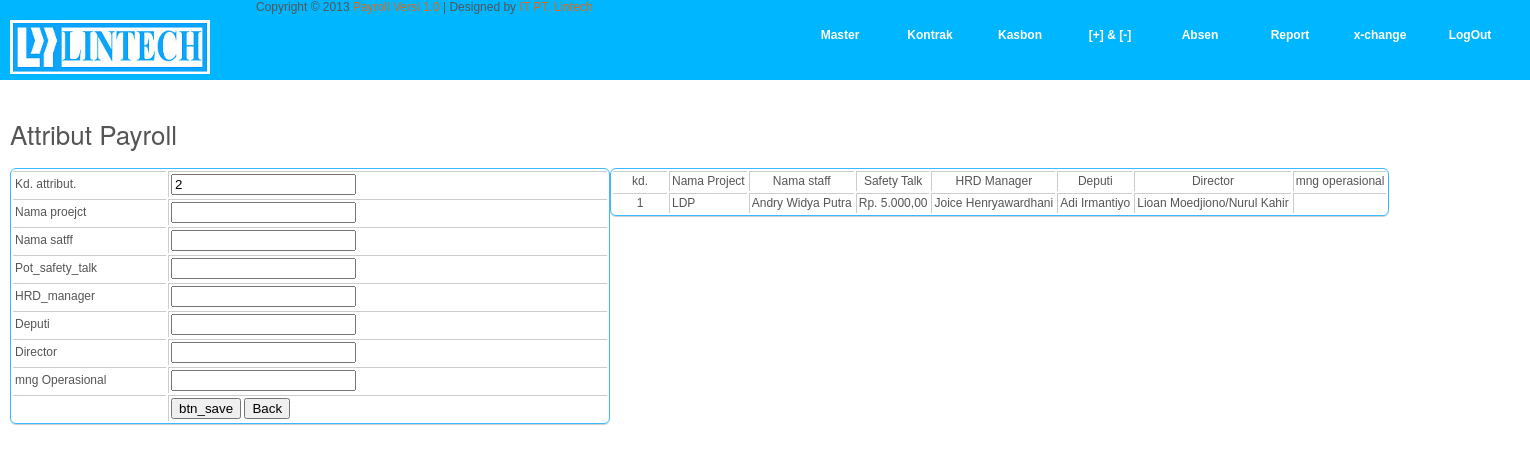
/insert_m_attribut.php, run on the app's committed database.
### tables this page shows
CREATE TABLE IF NOT EXISTS `attribut_payroll` (
  `kd_attribut` int(11) NOT NULL,
  `nama_project` varchar(50) NOT NULL,
  `nama_staff` varchar(50) NOT NULL,
  `safety_talk` decimal(10,2) NOT NULL,
  `hrd_manager` varchar(50) NOT NULL,
  `deputi` varchar(50) NOT NULL,
  `director` varchar(50) NOT NULL,
  PRIMARY KEY (`kd_attribut`)
);

### insert_m_attribut.php (the view, shortened to what this page needs)
<?php
require_once('connections/conn_mysqli_procedural.php');
$qry_attribut = "SELECT * FROM attribut_payroll ";
$rs_attribut = mysqli_query($link, $qry_attribut);
$SQLmax="SELECT MAX(kd_attribut) as NMAX FROM attribut_payroll";
$rsMax= mysqli_query($link, $SQLmax);
$row_rsMax= mysqli_fetch_assoc($rsMax);
$max=$row_rsMax[NMAX]+1;
?>
<!DOCTYPE html PUBLIC "-//W3C//DTD XHTML 1.0 Transitional//EN" "http://www.w3.org/TR/xhtml1/DTD/xhtml1-transitional.dtd">
<html xmlns="http://www.w3.org/1999/xhtml">
<head>
<link href="templatemo_style.css" rel="stylesheet" type="text/css" />
<link rel="stylesheet" type="text/css" href="css/ddsmoothmenu.css" />
<link rel="stylesheet" href="css/slimbox2.css" type="text/css" media="screen" />
</head>
<body>
<?php require_once('header.inc'); ?>
<div id="templatemo_main" class="wrapper">
	            <h2>Attribut Payroll</h2>
		<form name="form1" method="POST" action="saveinsert_m_attribut.php">
		  <table width="600" class="bordered" align="left">
			<tr>
			  <td width="111">Kd. attribut. </td>
			  <td width="325"><input name="kd_attribut"  id="" value="<?php if ($_REQUEST['edit']==1) echo $row_editattribut['kd_attribut']; else echo $max;?>"></td>
			</tr>
			<tr>
			  <td>Nama proejct </td>
			  <td><input name="nama_project" type="text" id="nama_project" value="<?php if ($_REQUEST['edit']==1) echo $row_editattribut['nama_project'];?>"></td>
			</tr>
			<tr>
			  <td>Nama satff </td>
			  <td><input name="nama_staff" type="text" id="nama_staff" value="<?php if ($_REQUEST['edit']==1) echo $row_editattribut['nama_staff'];?>"></td>
			</tr>
			<tr>
			  <td>Pot_safety_talk </td>
			  <td><input name="safety_talk" type="text" id="safety_talk" value="<?php if ($_REQUEST['edit']==1) echo $row_editattribut['safety_talk'];?>"></td>
			</tr>
			<tr>
			  <td>HRD_manager </td>
			  <td><input name="hrd_manager" type="text" id="hrd_manager" value="<?php if ($_REQUEST['edit']==1) echo $row_editattribut['hrd_manager'];?>"></td>
			</tr>
			<tr>
			  <td>Deputi </td>
			  <td><input name="deputi" type="text" id="deputi" value="<?php if ($_REQUEST['edit']==1) echo $row_editattribut['deputi'];?>"></td>
			</tr>
			<tr>
			  <td>Director</td>
			  <td><input name="director" type="text" id="director" value="<?php if ($_REQUEST['edit']==1) echo $row_editattribut['director'];?>"></td>
			</tr>
			<tr>
			  <td>mng Operasional</td>
			  <td><input name="mng_operasional" type="text" id="mng_operasional" value="<?php if ($_REQUEST['edit']==1) echo $row_editattribut['mng_operasional'];?>"></td>
			</tr>
			<tr>
			  <td>&nbsp;</td>
			  <td><input name ="<?php if ($_REQUEST['edit']==1) echo "btn_edit"; else echo "btn_save";?>" type="submit" id="<?php if ($_REQUEST['edit']==1) echo "btn_edit"; else echo "btn_save";?>" value="<?php if ($_REQUEST['edit']==1) echo "btn_edit"; else echo "btn_save";?>">
			  <input name = "btn_back" type="button" value= "Back"  id="btn_back" Onclick="location='m_attribut.php'">
			  </td>
			</tr>
		  </table>
		  <table class="bordered" width="" align = "left">
		  <tr align="center">
		  <td width=50 align=center>kd. </td>
		  <td align=center> Nama Project</td>
		  <td align=center> Nama staff</td>
		  <td align=center> Safety Talk</td>
		  <td align=center> HRD Manager</td>
		  <td align=center> Deputi</td>
		  <td align=center> Director</td>
		  <td align=center> mng operasional</td>
		  </tr>
		  <?php while ($row_rs_attribut = mysqli_fetch_assoc($rs_attribut)) { ?>
		  <tr>
		  <td align=center> <?php echo $row_rs_attribut['kd_attribut'];?></td>
		  <td align=left> <?php echo $row_rs_attribut['nama_project'];?></td>
		  <td align=left> <?php echo $row_rs_attribut['nama_staff'];?></td>
		  <td align=left> <?php echo "Rp. ".number_format($row_rs_attribut['safety_talk'], 2, ',', '.');?></td>
		  <td align=left> <?php echo $row_rs_attribut['hrd_manager'];?></td>
		  <td align=left> <?php echo $row_rs_attribut['deputi'];?></td>
		  <td align=left> <?php echo $row_rs_attribut['director'];?></td>
		  <td align=left> <?php echo $row_rs_attribut['mng_operasional'];?></td>
		  </tr>
		  <?php } ?>
		  </table>
		</form>
	</div>
</body>
</html>

### templatemo_style.css (style rules this page uses)
body { margin: 0; padding: 0; color: #555; font-family: Verdana, Arial, Helvetica, sans-serif; font-size: 12px; line-height: 15px; background-color: #fff; }
h1, h2, h3, h4, h5, h6 { color:#555; font-weight:400; padding: 0; margin: 0; font-family: "Helvetica Neue",Helvetica,Arial,sans-serif }
h2 { font-size:26px; margin-bottom: 20px; line-height: 28px }
.wrapper { height: 2900px; width: 1500px; padding: 0 10px; margin: 0px; }
#templatemo_main { padding: 40px 10px; background: # }
.bordered { border: solid #3BB9FF 1px; -moz-border-radius: 6px; -webkit-border-radius: 6px; border-radius: 6px; -webkit-box-shadow: 0 1px 1px #ccc; -moz-box-shadow: 0 1px 1px #ccc; box-shadow: 0 1px 1px #ccc; }
.bordered td, .bordered th { border-left: 1px solid #ccc; border-top: 1px solid #ccc; padding: 2px; text-align: none; }
.bordered td:first-child, .bordered th:first-child { border-left: none; }
.bordered tr:last-child td:first-child { -moz-border-radius: 0 0 0 6px; -webkit-border-radius: 0 0 0 6px; border-radius: 0 0 0 6px; }
.bordered tr:last-child td:last-child { -moz-border-radius: 0 0 6px 0; -webkit-border-radius: 0 0 6px 0; border-radius: 0 0 6px 0; }

### data on the page
attribut_payroll: kd_attribut "1", nama_project "LDP", nama_staff "Andry Widya Putra", safety_talk "5.000,00", hrd_manager "Joice Henryawardhani", deputi "Adi Irmantiyo", director "Lioan Moedjiono/Nurul Kahir"
